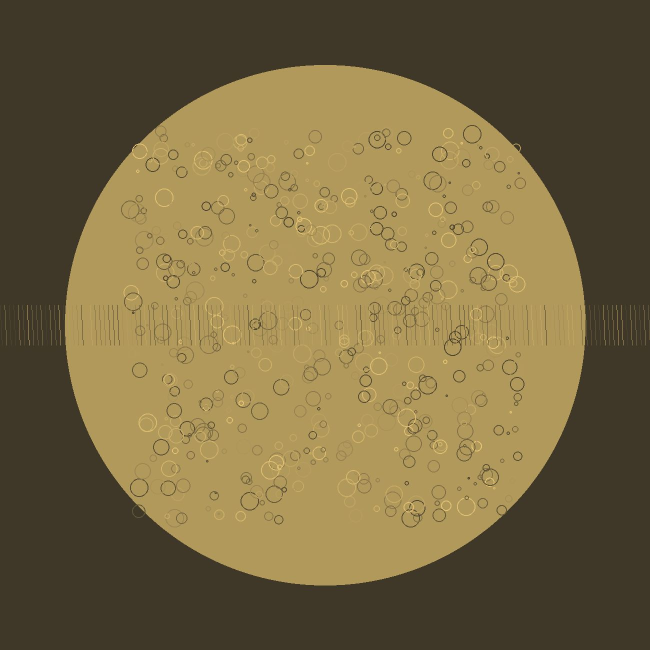
#> input picture frontend/e2e/fixtures/IMG_2001.jpg, 1300 x 1300 px (shown at 1/2 size); its folder holds only this picture in this run
$ python -i photo_edit.py   (imports and definitions only)
#> lines starting #> are read from the running program, lines starting #| are printed output that depends on the picture
#> further down, picture is the input picture: PIL image 1300x1300 RGB; mean R, G, B 119.5, 104, 65.3
"""Non-destructive photo edits: the original is never changed; edits are stored as settings and the
display copies (thumb, medium) are rendered from the original with them.

The browser editor (frontend/src/photoEdit.ts) runs the same steps on its preview, so what you see
while editing is what gets saved. Keep the two in step.

Order: orientation from EXIF -> quarter turns -> mirror -> straighten -> tilt -> crop -> colour.
Colour on 0..1 values per channel:
  exposure     v *= 2 ** (exposure / 100)            (-100..100 = -1..+1 stop)
  contrast     v = (v - 0.5) * (1 + contrast / 100) + 0.5
  saturation   v = grey + (v - grey) * (1 + saturation / 100), grey = 0.2126 R + 0.7152 G + 0.0722 B
  warmth       R *= 1 + 0.15 w/100 ; B *= 1 - 0.15 w/100
  sharpness    v += 1.5 * s/100 * (v - box3x3(v)), on the output size
Straighten: rotate by `straighten` degrees (clockwise), then zoom so the frame has no empty corners.
Tilt (perspective): four corners (top-left, top-right, bottom-right, bottom-left) as fractions of the
straightened frame's width and height; the frame becomes the rectangle they're warped into, as wide as
the longer of the top and bottom sides and as tall as the longer of the left and right (slab.py).
Crop: x, y, w, h as fractions (0..1) of the frame after straighten and tilt.
Circle (last): everything outside the circle inscribed in the crop becomes the background: clear
(transparent), white or black. The edge is anti-aliased (alpha from each pixel's distance to the edge).
"""

from __future__ import annotations

import hashlib
import io
import json
import math
from typing import Any

import numpy as np
from PIL import Image, ImageDraw, ImageFilter, ImageOps

from app.services import slab, storage

TUNING = ("exposure", "contrast", "saturation", "warmth", "sharpness")


def edit_hash(edits: dict[str, Any]) -> str:
    return hashlib.sha256(json.dumps(edits, sort_keys=True, separators=(",", ":")).encode()).hexdigest()[:12]


def edited_key(sha256: str, size: str, ehash: str) -> str:
    return f"derived/{sha256[:2]}/{sha256[2:4]}/{sha256}_{size}_e{ehash}.webp"


# [75 lines left out: functions straighten_zoom, _geometry, warp, _box_blur, _colour, not called in this run]


BACKGROUNDS = {"white": (255, 255, 255), "black": (0, 0, 0)}


# [51 lines left out: functions _circle_mask, _circle, render, write_edited, not called in this run]


def full_key(sha256: str, ehash: str, ext: str) -> str:
    return f"derived/{sha256[:2]}/{sha256[2:4]}/{sha256}_full_e{ehash}.{ext}"


# [29 lines left out: functions full_image, prepare_full, not called in this run]


# --- Finding the coin --------------------------------------------------------------------------

DETECT_EDGE = 256


def _sobel(a: np.ndarray) -> tuple[np.ndarray, np.ndarray]:
    p = np.pad(a, 1, mode="edge")
    gx = (p[:-2, 2:] + 2 * p[1:-1, 2:] + p[2:, 2:]) - (p[:-2, :-2] + 2 * p[1:-1, :-2] + p[2:, :-2])
    gy = (p[2:, :-2] + 2 * p[2:, 1:-1] + p[2:, 2:]) - (p[:-2, :-2] + 2 * p[:-2, 1:-1] + p[:-2, 2:])
    return gx, gy


def _detect(img: Image.Image, edge: int, r_lo: float, r_hi: float, prefer_large: bool) -> tuple[float, float, float, float] | None:
    """(centre x, centre y, radius, score) in the image's pixels; radii searched as fractions of its shorter side."""
#> called with edge = 256, r_lo = 0.15, r_hi = 0.56, prefer_large = True
    small = img.convert("L")
    small.thumbnail((edge, edge), Image.Resampling.BILINEAR)
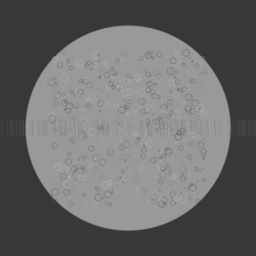
#> small: PIL image 256x256 L; min 55, max 177, mean 104.1
    scale = img.width / small.width
#> scale = 5.08
    small = small.filter(ImageFilter.GaussianBlur(1.2))
    a = np.asarray(small, dtype=np.float32)
    h, w = a.shape
#> h = 256; w = 256
    m = min(h, w)
#> m = 256
    if m < 24:
        return None
    gx, gy = _sobel(a)
    mag = np.hypot(gx, gy)
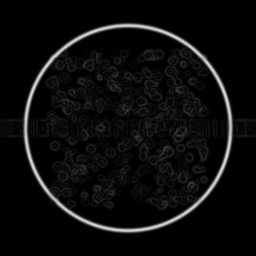
#> mag: shape (256, 256) float32; min 0, max 226.6, mean 12.2
    thr = max(float(np.percentile(mag, 90)), float(mag.max()) * 0.1)
#> thr = 24.74
    ys, xs = np.nonzero(mag > thr)
#> ys = 6516 values from 23 to 232; xs = 6516 values, max 244 at index 3134, min 22 at index 3522, mean 130.6
    if len(xs) < 40:
        return None
    dx = gx[ys, xs] / mag[ys, xs]
#> dx = 6516 values, max 1 at index 925, min -1 at index 924, mean -0.0105
    dy = gy[ys, xs] / mag[ys, xs]
#> dy = 6516 values, max 1 at index 11, min -1 at index 1588, mean 0.00301
    xs = xs.astype(np.float32)
    ys = ys.astype(np.float32)
    found: list[tuple[float, int, int, int]] = []  # score, r, cx, cy
    for r in range(max(6, int(m * r_lo)), int(m * r_hi) + 1):
        for sign in (1.0, -1.0):
            cx = np.rint(xs + sign * r * dx).astype(np.int32)
            cy = np.rint(ys + sign * r * dy).astype(np.int32)
            ok = (cx >= 0) & (cx < w) & (cy >= 0) & (cy < h)
            if not ok.any():
                continue
            acc = np.bincount(cy[ok] * w + cx[ok], minlength=w * h).reshape(h, w).astype(np.float32)
            p = np.pad(acc, 1)
            acc = sum(p[i : i + h, j : j + w] for i in range(3) for j in range(3))  # a pixel's slack either way
            k = int(acc.argmax())
            found.append((float(acc.flat[k]) / (2 * math.pi * r), r, k % w, k // w))
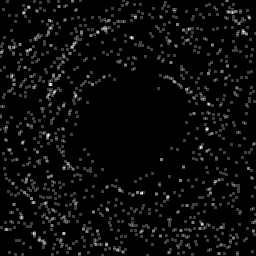
#> acc: shape (256, 256) float32; min 0, max 4, mean 0.175; drawn with min black and max white
#> after the loop, found = 212 items, first 6: (0.121, 38, 169, 178), (0.0796, 38, 19, 37), (0.122, 39, 87, 175), (0.0735, 39, 226, 229), (0.127, 40, 87, 174), (0.0676, 40, 17, 36)
    if not found:
        return None
    best = max(f[0] for f in found)
#> best = 2
    pick = max((f for f in found if f[0] >= best * 0.8), key=lambda f: f[1]) if prefer_large else max(found)
#> pick = (1.61, 104, 128, 128)
    score, r, cx, cy = pick
#> score = 1.61; r = 104; cx = 128; cy = 128
    return (cx + 0.5) * scale, (cy + 0.5) * scale, r * scale, score


def find_circle(img: Image.Image) -> tuple[float, float, float, float] | None:
    """The coin's outline: (centre x, centre y, radius) as fractions of the image's width, height and
    shorter side, and a score; None when no clear circle is found.

    A gradient Hough transform: each strong edge votes for the centre one radius along its gradient
    (inwards for a light coin on a dark background, outwards for the opposite), and the circle with the
    most support for its size wins. First on a small copy of the whole photo, preferring the largest of
    the nearly-as-good circles so the rim beats circles in the design; then again on a sharper copy of
    just that area, within a few percent of that size, to fit the rim closely.
    """
    coarse = _detect(img, DETECT_EDGE, 0.15, 0.56, prefer_large=True)
#> coarse = (652.5, 652.5, 528.1, 1.61)
    if coarse is None or coarse[3] < 0.35:
        return None
    cx, cy, r, score = coarse
#> cx = 652.5; cy = 652.5; r = 528.1; score = 1.61
    half = r * 1.35
#> half = 713
    box = (max(0, int(cx - half)), max(0, int(cy - half)), min(img.width, int(cx + half) + 1), min(img.height, int(cy + half) + 1))
#> box = (0, 0, 1300, 1300)
    sub = img.crop(box)
    sm = min(sub.size)
#> sm = 1300
    fine = _detect(sub, 512, r * 0.94 / sm, r * 1.06 / sm, prefer_large=False) if sm >= 48 else None
#> call 2 of _detect, with edge = 512, r_lo = 0.382, r_hi = 0.431, prefer_large = False
#> in _sobel (call 2), `gx = (p[:-2, 2:] + 2 * p[1:-1, 2:] + p[2:, 2:]) - (p[:-2, :-2] + 2 * p..`:
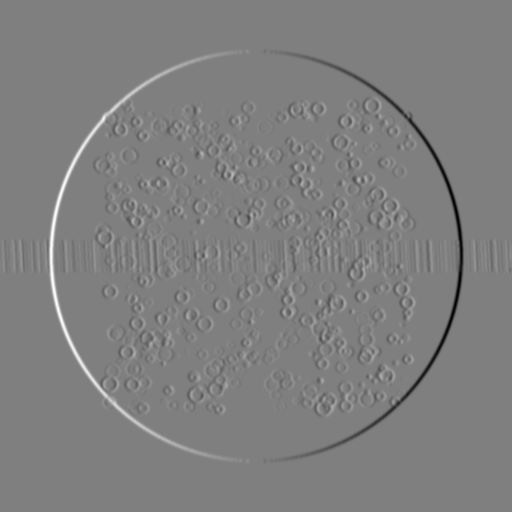
#> gx: shape (512, 512) float32; min -216, max 216, mean 0; drawn with min black and max white
#> in _sobel (call 2), `gy = (p[2:, :-2] + 2 * p[2:, 1:-1] + p[2:, 2:]) - (p[:-2, :-2] + 2 * p..`:
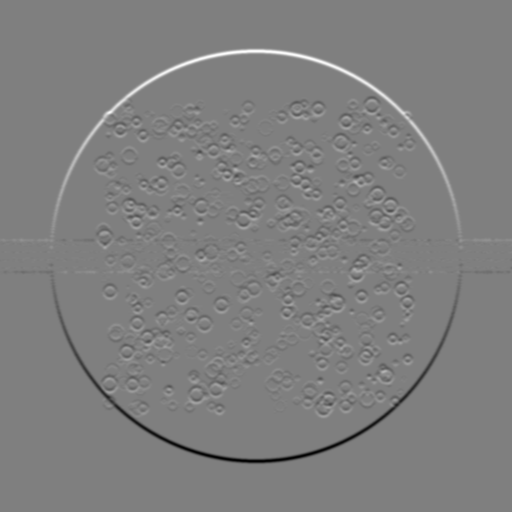
#> gy: shape (512, 512) float32; min -216, max 216, mean 0; drawn with min black and max white
#> in _detect (call 2), `mag = np.hypot(gx, gy)`:
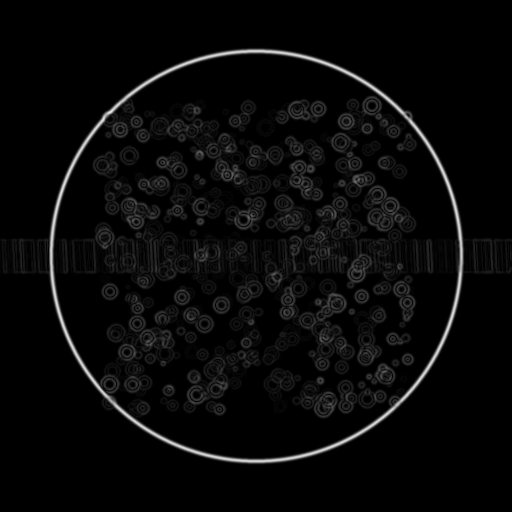
#> mag: shape (512, 512) float32; min 0, max 233.6, mean 9.2
#> in _detect (call 2), `thr = max(float(np.percentile(mag, 90)), float(mag.max()) * 0.1)`: thr = 27.2
#> after the loop in _detect (call 2), `for r in range(max(6, int(m * r_lo)), int(m * r_hi) + 1):`:
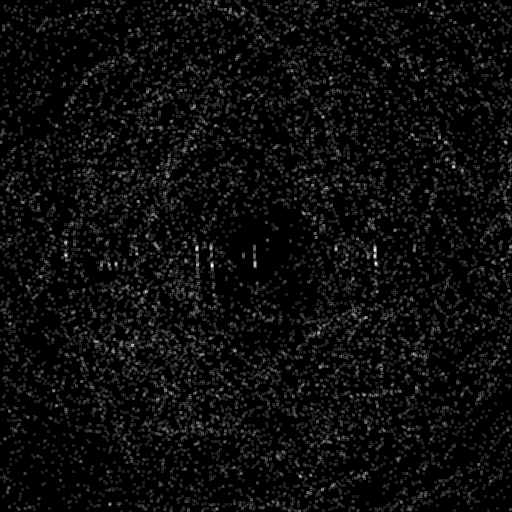
#> acc: shape (512, 512) float32; min 0, max 8, mean 0.41; drawn with min black and max white
#> after the loop in _detect (call 2), `for r in range(max(6, int(m * r_lo)), int(m * r_hi) + 1):`: found = 52 items, first 6: (0.198, 195, 249, 264), (0.00898, 195, 236, 264), (0.214, 196, 263, 262), (0.00812, 196, 235, 264), (0.231, 197, 250, 262), (0.00808, 197, 234, 264)
#> in _detect (call 2), `best = max(f[0] for f in found)`: best = 0.945
#> in _detect (call 2), `pick = max((f for f in found if f[0] >= best * 0.8), key=lambda f: f[1..`: pick = (0.945, 205, 256, 256)
#> in _detect (call 2), `score, r, cx, cy = pick`: score = 0.945; r = 205; cx = 256
#> fine = (651.3, 651.3, 520.5, 0.945)
    if fine is not None and fine[3] >= 0.2:  # sharper edges are thinner, so fewer votes: a lower bar
        cx, cy, r, score = box[0] + fine[0], box[1] + fine[1], fine[2], fine[3]
#> cx = 651.3; cy = 651.3; r = 520.5; score = 0.945
    return cx / img.width, cy / img.height, r / min(img.size), score


# [47 lines left out: functions find_coin_crop, find_slab_corners, display_size, remove_edited, not called in this run]

>>> from PIL import Image
>>> picture = Image.open('../../../frontend/e2e/fixtures/IMG_2001.jpg')
>>> result = find_circle(picture)
#> result = (0.501, 0.501, 0.4, 0.945)

$ run again, on frontend/e2e/fixtures/IMG_2002.jpg
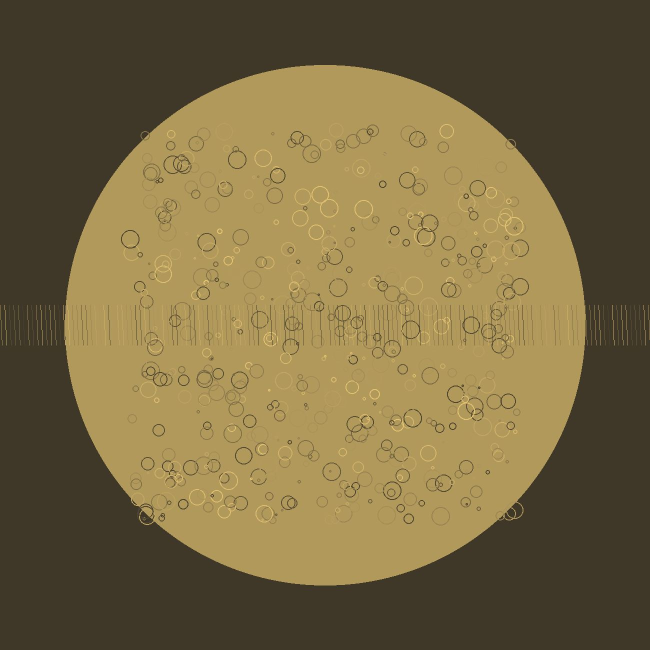
#> input picture frontend/e2e/fixtures/IMG_2002.jpg, 1300 x 1300 px (shown at 1/2 size)
#> picture is the input picture: PIL image 1300x1300 RGB; mean R, G, B 119.5, 103.9, 65.3
#> thr = 24.41
#> ys = 6544 values from 23 to 232; xs = 6544 values, max 255 at index 2865, min 0 at index 2834, mean 127.6
#> dx = 6544 values, max 1 at index 1365, min -1 at index 1601, mean 0.00294
#> dy = 6544 values, max 1 at index 11, min -1 at index 888, mean -0.00716
#> after the loop in _detect, `for r in range(max(6, int(m * r_lo)), int(m * r_hi) + 1):`:
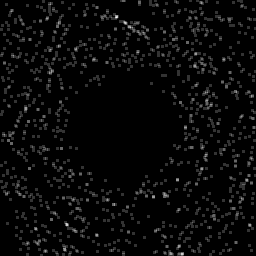
#> acc: shape (256, 256) float32; min 0, max 5, mean 0.177; drawn with min black and max white
#> after the loop in _detect, `for r in range(max(6, int(m * r_lo)), int(m * r_hi) + 1):`: found = 212 items, first 6: (0.126, 38, 64, 128), (0.0712, 38, 19, 217), (0.131, 39, 65, 128), (0.0775, 39, 18, 219), (0.123, 40, 66, 128), (0.0676, 40, 17, 219)
#> best = 2.01
#> pick = (1.98, 103, 128, 128)
#> in _detect, `score, r, cx, cy = pick`: score = 1.98; r = 103; cx = 128
#> coarse = (652.5, 652.5, 523, 1.98)
#> in find_circle, `cx, cy, r, score = coarse`: cx = 652.5; r = 523; score = 1.98
#> half = 706.1
#> box = (0, 0, 1300, 1300)
#> a: shape (512, 512) float32
#> p: shape (514, 514) float32
#> gx: shape (512, 512) float32
#> gy: shape (512, 512) float32
#> mag: shape (512, 512) float32
#> thr = 26.83
#> after the loop in _detect (call 2), `for r in range(max(6, int(m * r_lo)), int(m * r_hi) + 1):`:
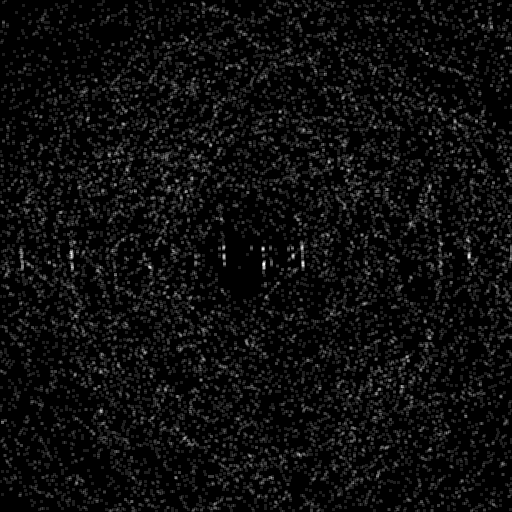
#> acc: shape (512, 512) float32; min 0, max 8, mean 0.426; drawn with min black and max white
#> after the loop in _detect (call 2), `for r in range(max(6, int(m * r_lo)), int(m * r_hi) + 1):`: found = 52 items, first 6: (0.167, 193, 247, 247), (0.0099, 193, 288, 264), (0.183, 194, 247, 249), (0.00984, 194, 287, 264), (0.194, 195, 248, 249), (0.00898, 195, 286, 264)
#> best = 0.946
#> pick = (0.946, 205, 256, 256)
#> in _detect (call 2), `score, r, cx, cy = pick`: score = 0.946; r = 205; cx = 256
#> fine = (651.3, 651.3, 520.5, 0.946)
#> in find_circle, `cx, cy, r, score = box[0] + fine[0], box[1] + fine[1], fine[2], fine[3]`: cx = 651.3; r = 520.5; score = 0.946
#> result = (0.501, 0.501, 0.4, 0.946)

$ run again, on frontend/e2e/fixtures/0007_obv.jpg
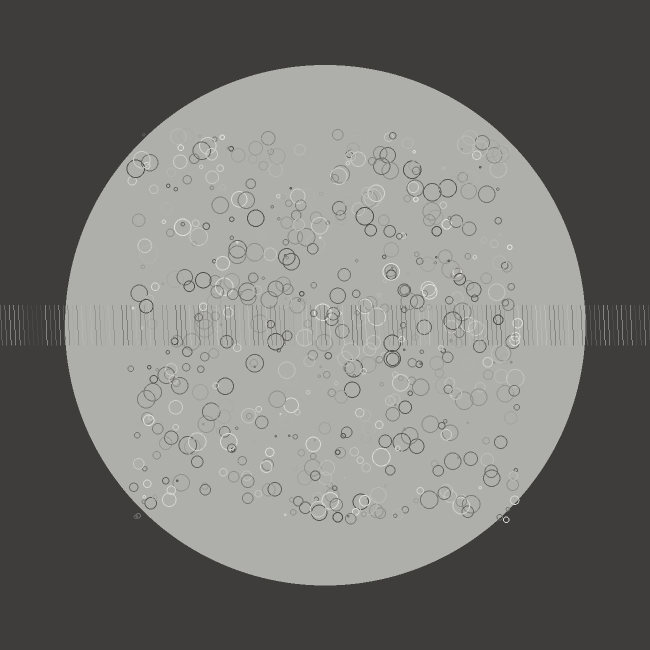
#> input picture frontend/e2e/fixtures/0007_obv.jpg, 1300 x 1300 px (shown at 1/2 size)
#> picture is the input picture: PIL image 1300x1300 RGB; mean R, G, B 117.4, 117.4, 113.9
#> thr = 28.28
#> ys = 6521 values from 23 to 233; xs = 6521 values, max 245 at index 3586, min 2 at index 2966, mean 128.1
#> dx = 6521 values, max 1 at index 1786, min -1 at index 1039, mean 0.00207
#> dy = 6521 values, max 1 at index 11, min -1 at index 1124, mean -0.00555
#> after the loop in _detect, `for r in range(max(6, int(m * r_lo)), int(m * r_hi) + 1):`:
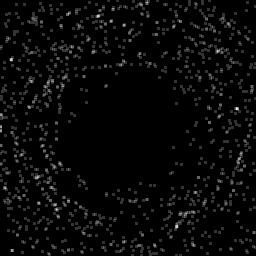
#> acc: shape (256, 256) float32; min 0, max 5, mean 0.166; drawn with min black and max white
#> after the loop in _detect, `for r in range(max(6, int(m * r_lo)), int(m * r_hi) + 1):`: found = 212 items, first 6: (0.13, 38, 61, 127), (0.0838, 38, 237, 217), (0.127, 39, 62, 127), (0.0816, 39, 238, 218), (0.111, 40, 63, 128), (0.0796, 40, 238, 218)
#> best = 2.08
#> pick = (1.67, 104, 128, 128)
#> in _detect, `score, r, cx, cy = pick`: score = 1.67; r = 104; cx = 128
#> coarse = (652.5, 652.5, 528.1, 1.67)
#> in find_circle, `cx, cy, r, score = coarse`: cx = 652.5; r = 528.1; score = 1.67
#> half = 713
#> box = (0, 0, 1300, 1300)
#> a: shape (512, 512) float32
#> p: shape (514, 514) float32
#> gx: shape (512, 512) float32
#> gy: shape (512, 512) float32
#> mag: shape (512, 512) float32
#> thr = 30.89
#> after the loop in _detect (call 2), `for r in range(max(6, int(m * r_lo)), int(m * r_hi) + 1):`:
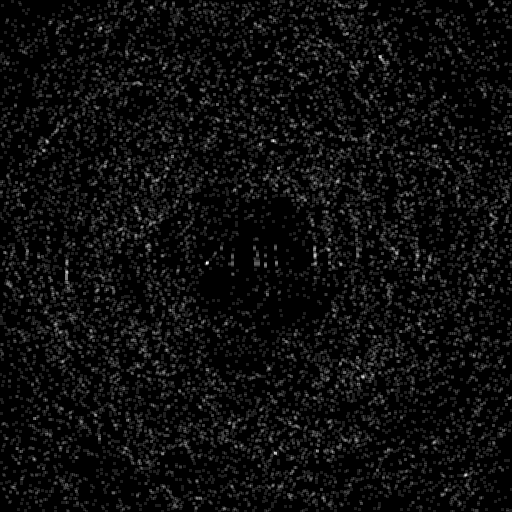
#> acc: shape (512, 512) float32; min 0, max 8, mean 0.428; drawn with min black and max white
#> after the loop in _detect (call 2), `for r in range(max(6, int(m * r_lo)), int(m * r_hi) + 1):`: found = 52 items, first 6: (0.203, 195, 249, 248), (0.00735, 195, 289, 255), (0.224, 196, 250, 248), (0.00731, 196, 290, 255), (0.254, 197, 251, 249), (0.00646, 197, 224, 277)
#> best = 1.09
#> pick = (1.09, 205, 256, 256)
#> in _detect (call 2), `score, r, cx, cy = pick`: score = 1.09; r = 205; cx = 256
#> fine = (651.3, 651.3, 520.5, 1.09)
#> in find_circle, `cx, cy, r, score = box[0] + fine[0], box[1] + fine[1], fine[2], fine[3]`: cx = 651.3; r = 520.5; score = 1.09
#> result = (0.501, 0.501, 0.4, 1.09)

$ run again, on frontend/e2e/fixtures/0007_rev.jpg
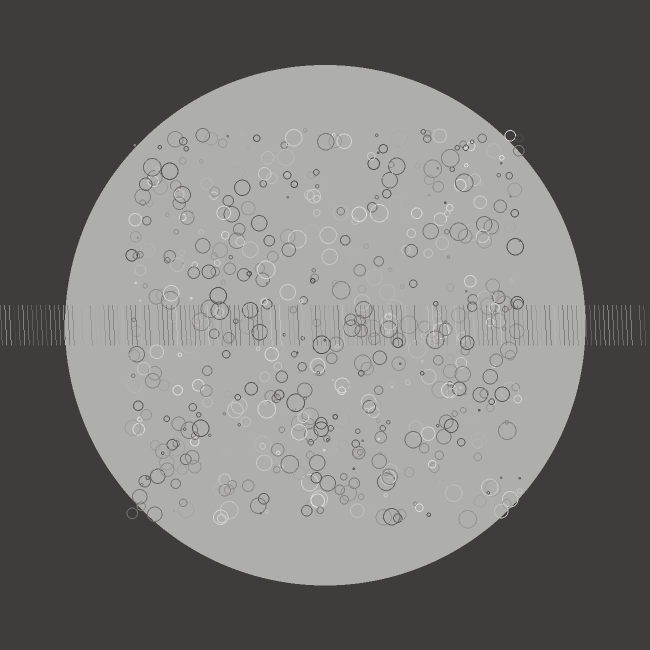
#> input picture frontend/e2e/fixtures/0007_rev.jpg, 1300 x 1300 px (shown at 1/2 size)
#> picture is the input picture: PIL image 1300x1300 RGB; mean R, G, B 117.4, 117.4, 113.9
#> thr = 27.86
#> ys = 6539 values from 23 to 233; xs = 6539 values, max 248 at index 3556, min 0 at index 2897, mean 126.6
#> dx = 6539 values, max 1 at index 1015, min -1 at index 1013, mean -0.000267
#> dy = 6539 values, max 1 at index 11, min -1 at index 1294, mean -0.00109
#> after the loop in _detect, `for r in range(max(6, int(m * r_lo)), int(m * r_hi) + 1):`: found = 212 items, first 6: (0.121, 38, 62, 128), (0.0712, 38, 231, 34), (0.127, 39, 63, 128), (0.0694, 39, 233, 34), (0.119, 40, 64, 128), (0.0716, 40, 220, 238)
#> best = 2
#> pick = (1.94, 103, 128, 128)
#> in _detect, `score, r, cx, cy = pick`: score = 1.94; r = 103; cx = 128
#> coarse = (652.5, 652.5, 523, 1.94)
#> in find_circle, `cx, cy, r, score = coarse`: cx = 652.5; r = 523; score = 1.94
#> half = 706.1
#> box = (0, 0, 1300, 1300)
#> a: shape (512, 512) float32
#> p: shape (514, 514) float32
#> gx: shape (512, 512) float32
#> gy: shape (512, 512) float32
#> mag: shape (512, 512) float32
#> thr = 30.23
#> after the loop in _detect (call 2), `for r in range(max(6, int(m * r_lo)), int(m * r_hi) + 1):`:
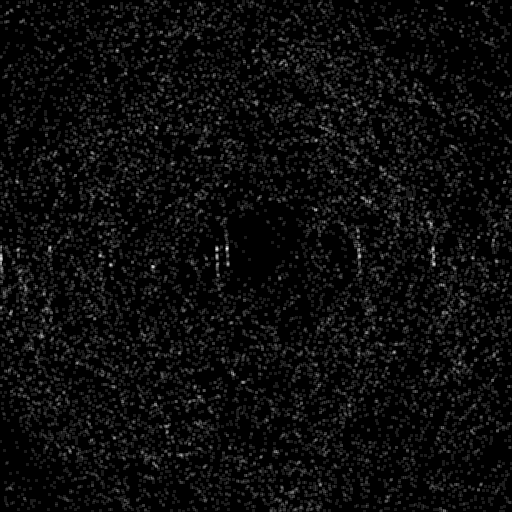
#> acc: shape (512, 512) float32; min 0, max 9, mean 0.432; drawn with min black and max white
#> after the loop in _detect (call 2), `for r in range(max(6, int(m * r_lo)), int(m * r_hi) + 1):`: found = 52 items, first 6: (0.169, 193, 248, 246), (0.0099, 193, 25, 257), (0.181, 194, 249, 247), (0.00984, 194, 24, 257), (0.204, 195, 249, 248), (0.00898, 195, 23, 257)
#> best = 1.06
#> pick = (1.06, 205, 256, 256)
#> in _detect (call 2), `score, r, cx, cy = pick`: score = 1.06; r = 205; cx = 256
#> fine = (651.3, 651.3, 520.5, 1.06)
#> in find_circle, `cx, cy, r, score = box[0] + fine[0], box[1] + fine[1], fine[2], fine[3]`: cx = 651.3; r = 520.5; score = 1.06
#> result = (0.501, 0.501, 0.4, 1.06)
